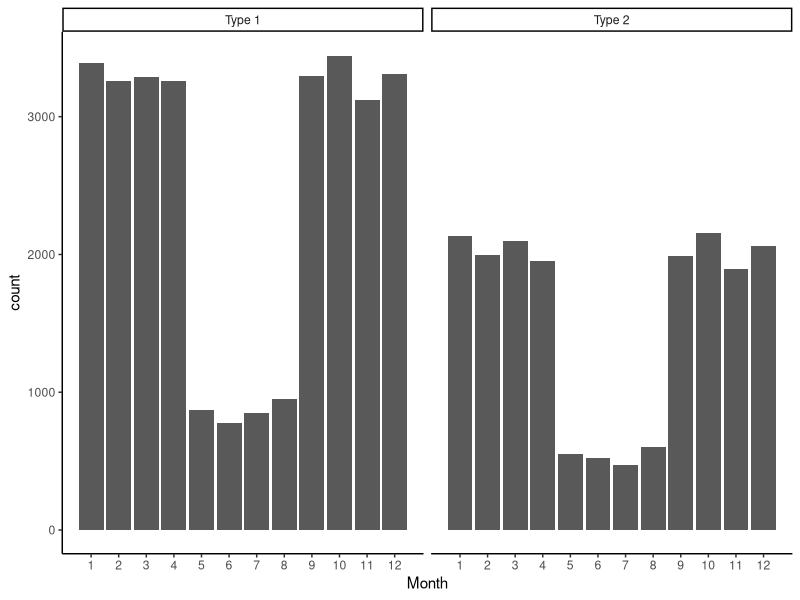
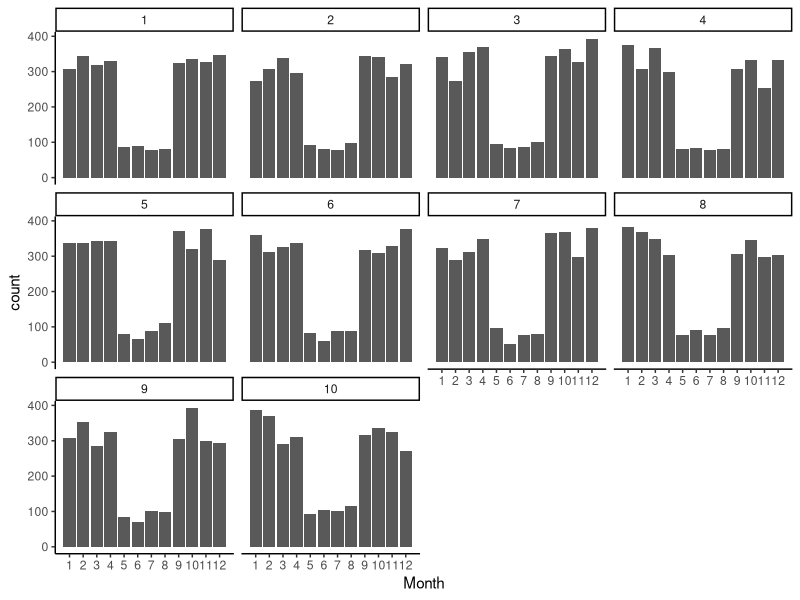
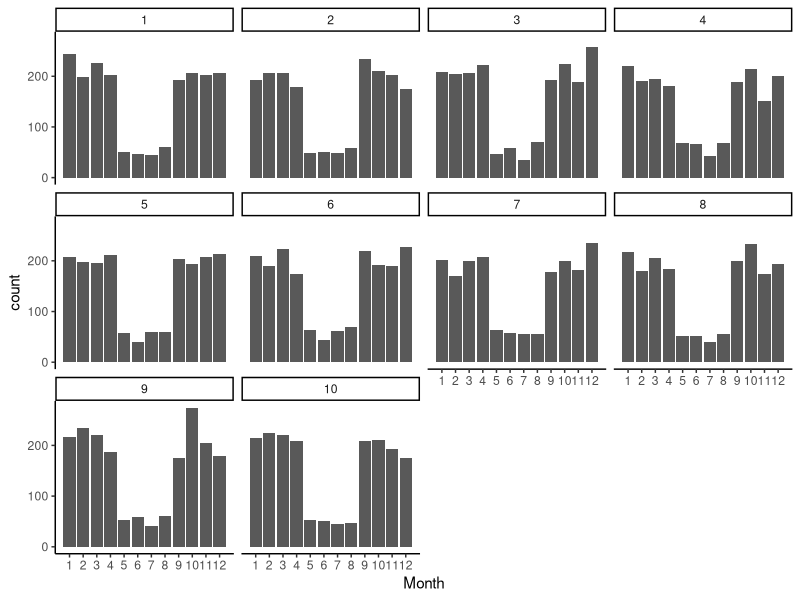
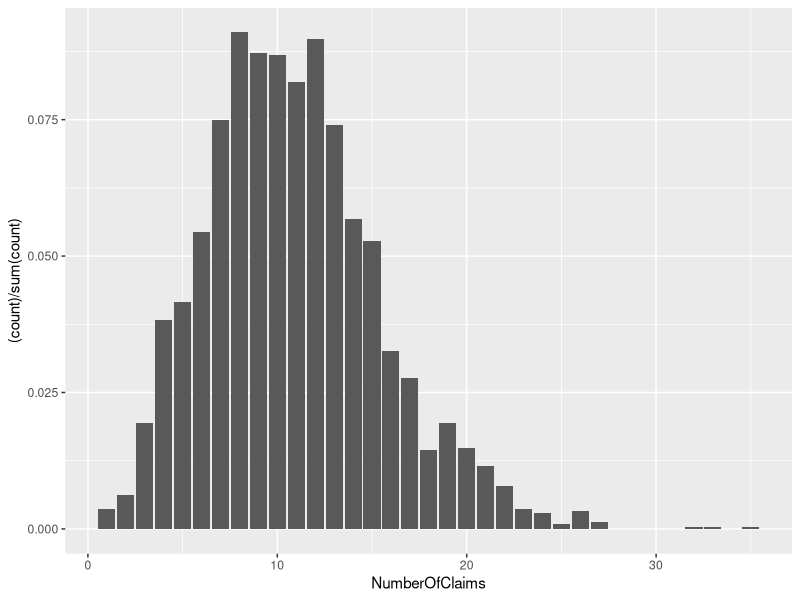
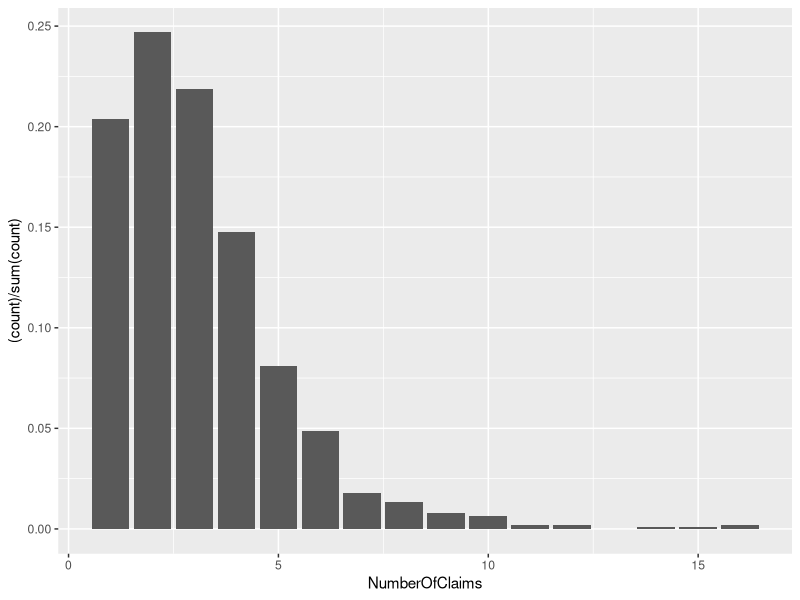
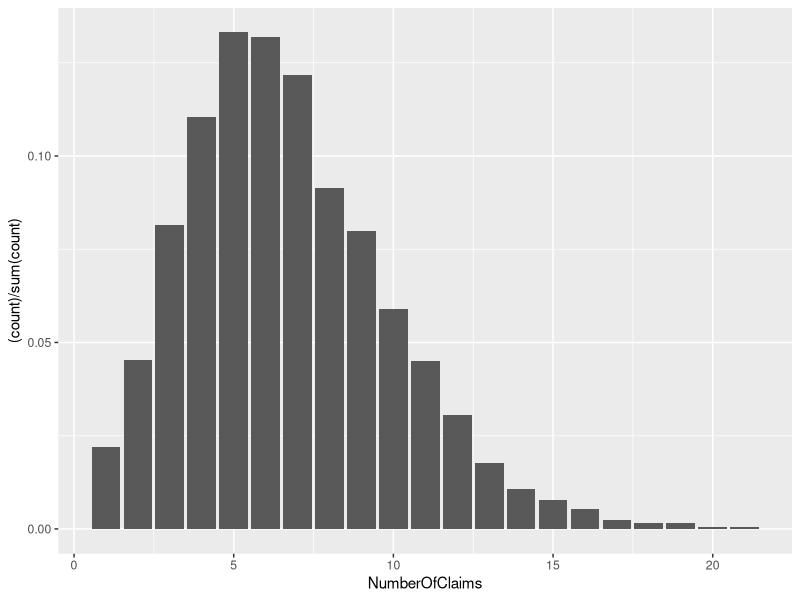
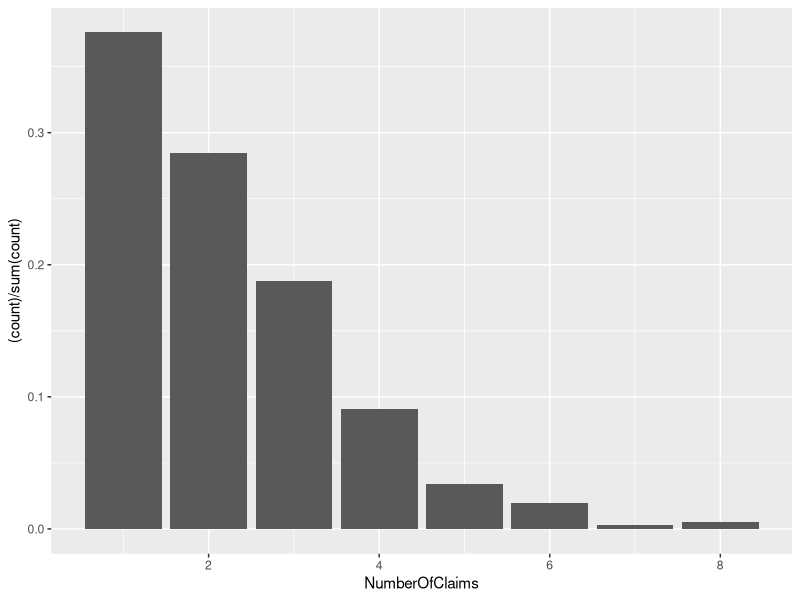
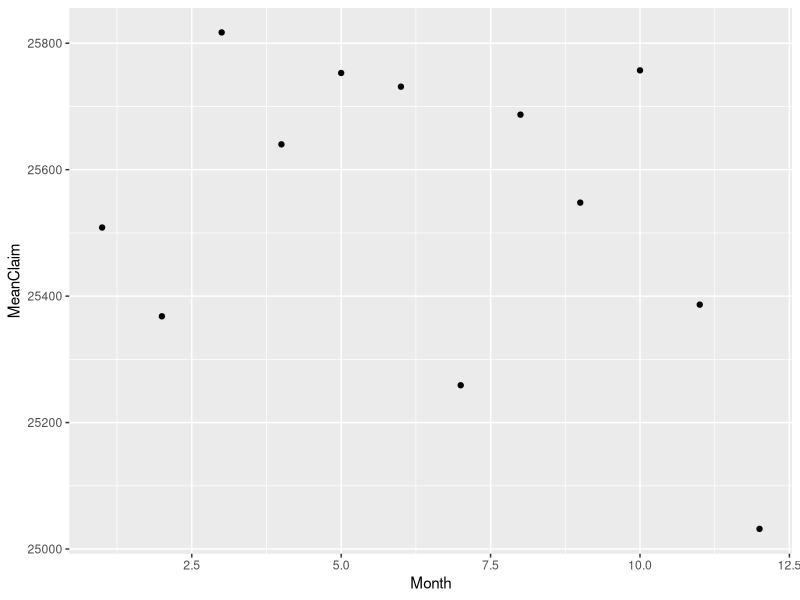

The R script that drew these images, in order:
## ---- chunk 1

library(tidyverse)
library(knitr)

data <- read.delim2("Projekt1_Grupp9.txt", sep = ";")

type1Data <- data %>% filter(ClaimType == 1)

type2Data <- data %>% filter(ClaimType == 2)

## ---- chunk 2

data <- data %>% 
  mutate(Year = floor((.$ClaimDay-1)/(365)) + 1) %>% 
  mutate(ClaimDay = (ClaimDay-1) %% 365 + 1) %>% 
  mutate(Month = floor((.$ClaimDay-1)/(365/12)) + 1) 
data %>% tail()
#We can see seasonal effects
data %>% 
  ggplot(aes(Month)) +
  geom_bar() +
  scale_x_continuous(breaks=c(1:12)) +
  theme_classic() +
  facet_wrap(~ ClaimType, 
             labeller = labeller(ClaimType = c("1" = "Type 1", "2" = "Type 2")))
## ---- chunk 3
#No effect over year for each claim type
data %>% 
  filter(ClaimType == 1) %>% 
  ggplot(aes(Month)) +
  geom_bar() +
  scale_x_continuous(breaks=c(1:12)) +
  theme_classic() +
  facet_wrap(~ Year, 
             labeller = labeller(ClaimType = c("1" = "Type 1", "2" = "Type 2")))

data %>% 
  filter(ClaimType == 2) %>% 
  ggplot(aes(Month)) +
  geom_bar() +
  scale_x_continuous(breaks=c(1:12)) +
  theme_classic() +
  facet_wrap(~ Year, 
             labeller = labeller(ClaimType = c("1" = "Type 1", "2" = "Type 2")))


#Add season, 2=summer, 1=else
data <- data %>% mutate(Season = ifelse(Month %in% 5:8, 2, 1))

aggregatedData <- data %>% group_by(ClaimType, ClaimDay, Month, Year, Season) %>% 
  summarise(NumberOfClaims=n(), AggregatedCost = sum(ClaimCost))

#Distribution of NumberOfClaims
aggregatedData %>% 
  filter(ClaimType == 1) %>% 
  filter(Season == 1) %>% 
  ggplot(aes(NumberOfClaims)) +
  geom_bar(aes(y = (..count..)/sum(..count..)))

aggregatedData %>% 
  filter(ClaimType == 1) %>% 
  filter(Season == 2) %>% 
  ggplot(aes(NumberOfClaims)) +
  geom_bar(aes(y = (..count..)/sum(..count..)))

aggregatedData %>% 
  filter(ClaimType == 2) %>% 
  filter(Season == 1) %>% 
  ggplot(aes(NumberOfClaims)) +
  geom_bar(aes(y = (..count..)/sum(..count..)))

aggregatedData %>% 
  filter(ClaimType == 2) %>% 
  filter(Season == 2) %>% 
  ggplot(aes(NumberOfClaims)) +
  geom_bar(aes(y = (..count..)/sum(..count..)))
## ---- chunk 4

data %>% 
  group_by(ClaimType, Month)  %>% 
  summarize(MeanClaim = mean(ClaimCost)) %>% 
  filter(ClaimType == 1) %>% 
  ggplot(aes(x = Month, y = MeanClaim)) +
    geom_point()

data %>% 
  group_by(ClaimType, Month)  %>% 
  summarize(MeanClaim = mean(ClaimCost)) %>% 
  filter(ClaimType == 2) %>% 
  ggplot(aes(x = Month, y = MeanClaim)) +
    geom_point()

## ---- chunk 5

t1Counts <- type1Data %>% 
  group_by(ClaimDay) %>% 
  summarize(Counts = n())

t2Counts <- type2Data %>% 
  group_by(ClaimDay) %>% 
  summarize(Counts = n()) 

aggClaims <- inner_join(t1Counts, t2Counts, by = "ClaimDay")

plot(aggClaims$Counts.x, aggClaims$Counts.y)

cor(aggClaims$Counts.x, aggClaims$Counts.y)

#There does seem to be daily correlation in the number of claims which we obviously have to deal with in one way or another

